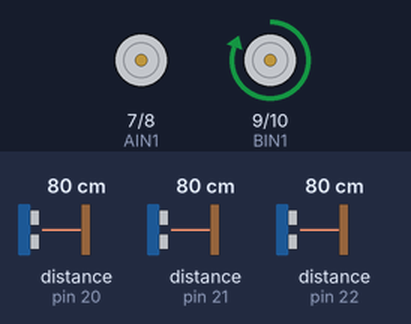
Bench run of a sketch on a simulated Arduino Uno, built with avr-gcc and run on an emulated ATmega328P. Shown: motor-driver pin pairs drawn as motors (green arrow = first pin HIGH = forward, orange = second pin HIGH = backward, longer = more drive). The test bench sets the inputs (shaded band); at power-on: distance to the obstacle (sensors on pin 20, pin 21, pin 22) 80 cm.

Above: at 2.1 s.
2.2 s: distance to the obstacle (sensor on pin 20) set to 72 cm
At 3.4 s:
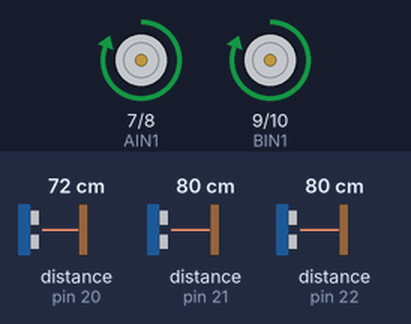
3.7 s: distance to the obstacle (sensor on pin 21) set to 26 cm
5.2 s: distance to the obstacle (sensor on pin 21) set to 23 cm
At 6.4 s:
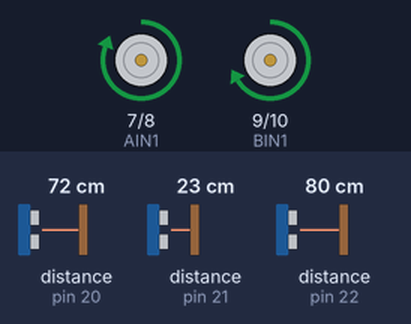
6.7 s: distance to the obstacle (sensor on pin 22) set to 74 cm
At 7.4 s:
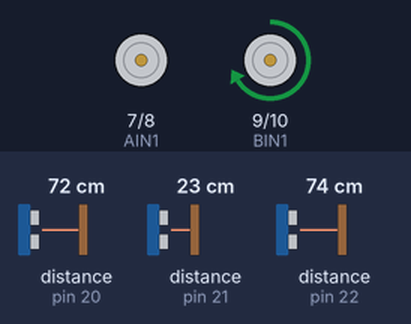
8.2 s: distance to the obstacle (sensor on pin 20) set to 120 cm
At 9.4 s:
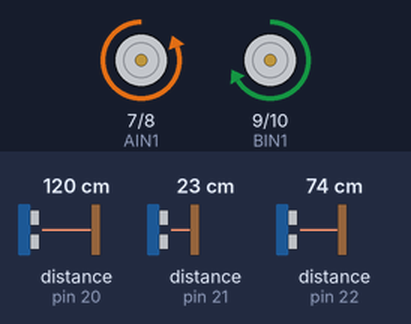
9.8 s: distance to the obstacle (sensor on pin 21) set to 2 cm
At 10.3 s:
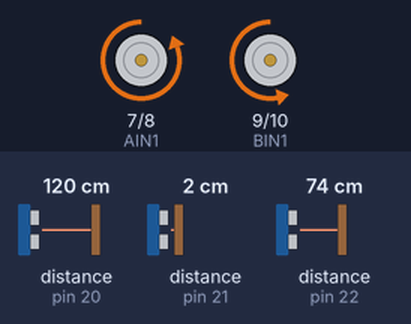
Timing chart, 0 to 12.3 s (numbered marks = the images above; inputs shaded):
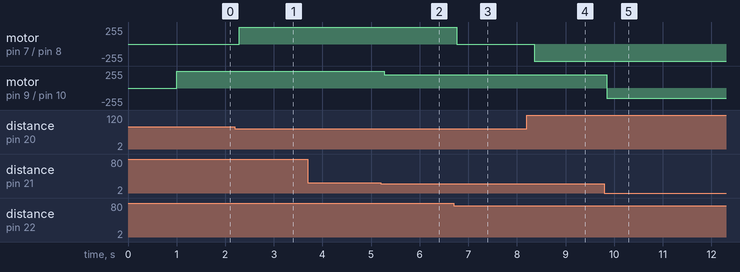

The sketch:

rumicar_xiao_V1.1.ino
```cpp
#include <Wire.h>
#include <VL53L0X.h>

VL53L0X sensor0;
VL53L0X sensor1;
VL53L0X sensor2;

//操舵用の設定
#define LEFT   0
#define CENTER 1
#define RIGHT  2

//走行用の設定
#define FREE    0
#define REVERSE 1
#define FORWARD 2
#define BRAKE   3

#define RC_analogWrite analogWrite
//SHUTはディジタルピン,A0はD14,以降同じ、注意すること
#define SHUT0 0
#define SHUT1 1
#define SHUT2 2

//Aが操舵、Bが走行
int AIN1 = 7;
int AIN2 = 8;
int BIN1 = 9;
int BIN2 = 10;

#define HIGH_SPEED
void setup()
{
  Serial.begin(115200);
  pinMode(AIN1, OUTPUT);
  pinMode(AIN2, OUTPUT);
  pinMode(BIN1, OUTPUT);
  pinMode(BIN2, OUTPUT);
  pinMode(SHUT0, OUTPUT);
  pinMode(SHUT1, OUTPUT);
  pinMode(SHUT2, OUTPUT);

  digitalWrite(SHUT0, LOW);
  digitalWrite(SHUT1, LOW);
  digitalWrite(SHUT2, LOW);
  delay(150);
  Wire.begin();
  //seonsor0
  pinMode(SHUT0, INPUT);
  delay(150);
  sensor0.init(true);
  delay(100);
  sensor0.setAddress((uint8_t)20); // 20
  sensor0.setTimeout(500);      // 500
  //seonsor1
  pinMode(SHUT1, INPUT);
  delay(150);
  sensor1.init(true);
  delay(100);
  sensor1.setAddress((uint8_t)21);
  sensor1.setTimeout(500);
  //seonsor2
  pinMode(SHUT2, INPUT);
  delay(150);
  sensor2.init(true);
  delay(100);
  sensor2.setAddress((uint8_t)22);
  sensor2.setTimeout(500);

  // increase timing budget to 20 ms
  sensor0.setMeasurementTimingBudget(20000);
  sensor1.setMeasurementTimingBudget(20000);
  sensor2.setMeasurementTimingBudget(20000);

  sensor0.startContinuous();
  sensor1.startContinuous();
  sensor2.startContinuous();

  RC_analogWrite(AIN1, 0);
  RC_analogWrite(AIN2, 0);
  RC_analogWrite(BIN1, 0);
  RC_analogWrite(BIN2, 0);

}
//操舵の関数
int RC_steer (int direc ){
  if ( direc == RIGHT ){
    RC_analogWrite(AIN1,255); // 255
    RC_analogWrite(AIN2,0);
  }else if ( direc == LEFT ){
    RC_analogWrite(AIN1,0);
    RC_analogWrite(AIN2,255);
  }else if ( direc == CENTER ){
    RC_analogWrite(AIN1,0);
    RC_analogWrite(AIN2,0);
  }else{
    return 0;
  }
}

//走行の関数
int RC_drive(int direc, int ipwm){
  if ( direc == FREE ){
    RC_analogWrite(BIN1,0);
    RC_analogWrite(BIN2,0);
  }else if ( direc == REVERSE ){
    RC_analogWrite(BIN1,0);
    RC_analogWrite(BIN2,ipwm);
  }else if ( direc == FORWARD ){
    RC_analogWrite(BIN1,ipwm);
    RC_analogWrite(BIN2,0);
  }else if ( direc == BRAKE ){
    RC_analogWrite(BIN1,ipwm);
    RC_analogWrite(BIN2,ipwm);
  }else{
    return 0;
  }
}
int iBuf = 0;
void loop()
{
  int s0, s1, s2;
//  s0=sensor0.readRangeSingleMillimeters();
//  s1=sensor1.readRangeSingleMillimeters();
//  s2=sensor2.readRangeSingleMillimeters();
  s0=sensor0.readRangeContinuousMillimeters();
  s1=sensor1.readRangeContinuousMillimeters();
  s2=sensor2.readRangeContinuousMillimeters();
  if(s1<100){
    RC_drive(REVERSE,150);
  }else if (s1<150){
    RC_drive(FORWARD,150);
  }else if (s1<250){
    RC_drive(FORWARD,200);
  }else{
    RC_drive(FORWARD,255);
  }

  if (abs(s0 - s2) < 50) {
    RC_steer(CENTER);
  } else if(s0>s2){
     RC_steer(LEFT);
  }else{
    RC_steer(RIGHT);
  }

/*
  Serial.print("Sensor0:");
  Serial.print(s0);
  Serial.print("  Sensor1:");
  Serial.print(s1);
  Serial.print("  Sensor2:");
  Serial.println(s2);
*/
}
```

Measured:
- the behaviour switches between 76 and 75 cm on distance to the obstacle (sensor on pin 20) (found by bisection; images 0 and 1)
- the behaviour switches between 25 and 24 cm on distance to the obstacle (sensor on pin 21) (found by bisection; images 1 and 2)
- the behaviour switches between 77 and 76 cm on distance to the obstacle (sensor on pin 22) (found by bisection; images 2 and 3)
- after the input at 2.2 s, motor on pin 7 (AIN1) / pin 8 (AIN2): stopped → forward 255/255 after 0.09 s
- after the input at 3.7 s, every drawn part: stays the same
- after the input at 5.2 s, motor on pin 9 (BIN1) / pin 10 (BIN2): forward 255/255 → forward 200/255 after 0.07 s
- after the input at 6.7 s, motor on pin 7 (AIN1) / pin 8 (AIN2): forward 255/255 → stopped after 0.07 s
- after the input at 8.2 s, motor on pin 7 (AIN1) / pin 8 (AIN2): stopped → backward 255/255 after 0.16 s
- after the input at 9.8 s, motor on pin 9 (BIN1) / pin 10 (BIN2): forward 200/255 → backward 150/255 after 0.05 s
